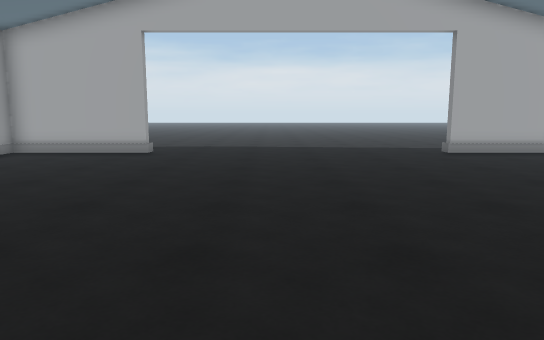
[1] (above)

17 first-person views from a walk through a 3-D level made in the Unity game engine. The camera is 1.3 m above the floor, tilts 8° down and sees 70° across. The floor is counted in squares, 1 m on a side. Each view is taken from the middle of a square. On the plan, view 1 faces up. The plan holds only what a view shows up to about 16 squares ahead; the rest is blank. The place goes on beyond the plan. The player character is not drawn.

[2]
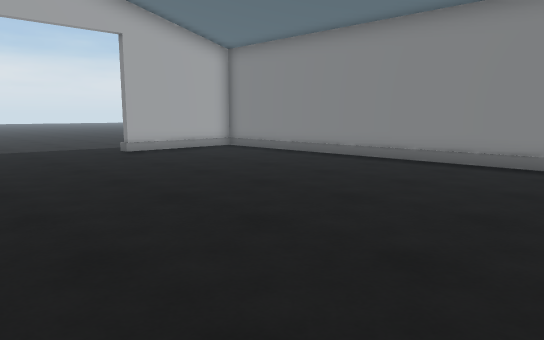

[3]
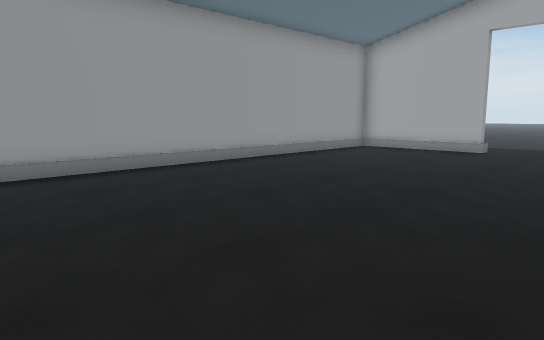

[4]
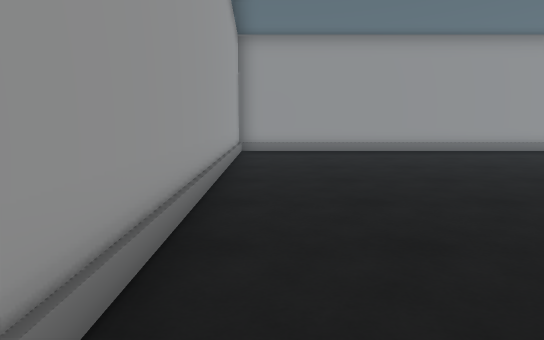

[5]
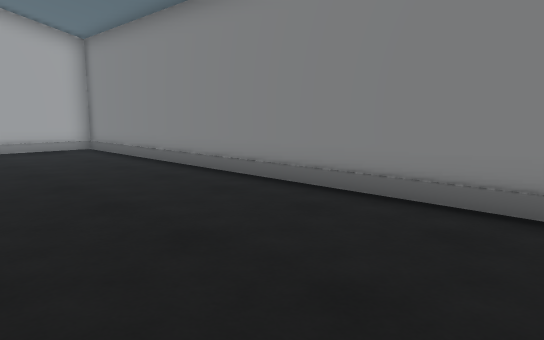

[6]
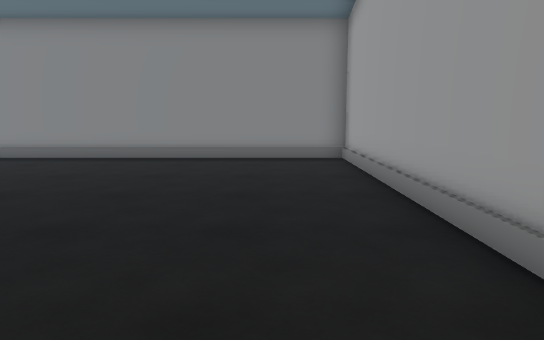

[7]
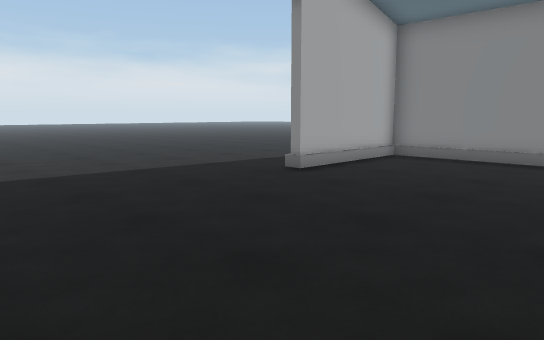

[8]
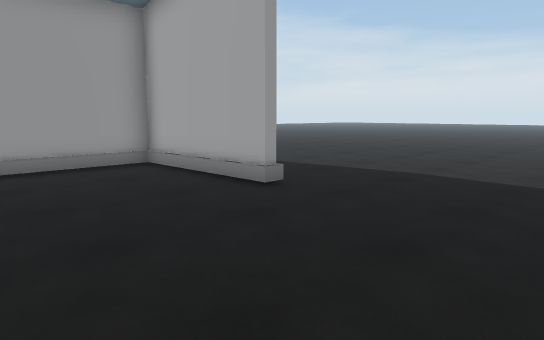

[9]
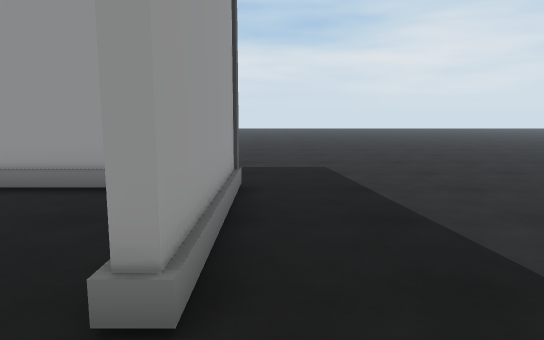

[10]
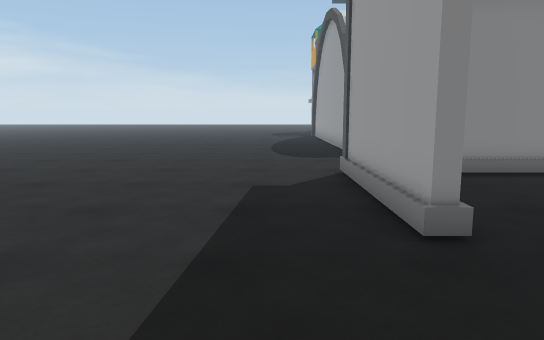

[11]
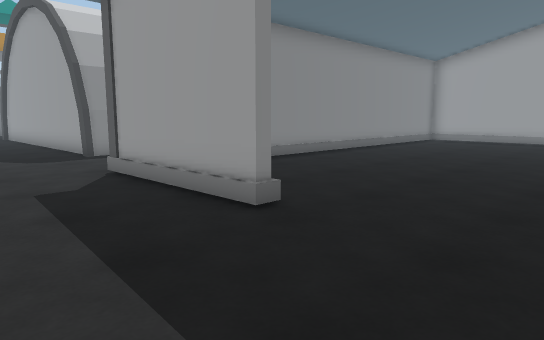

[12]
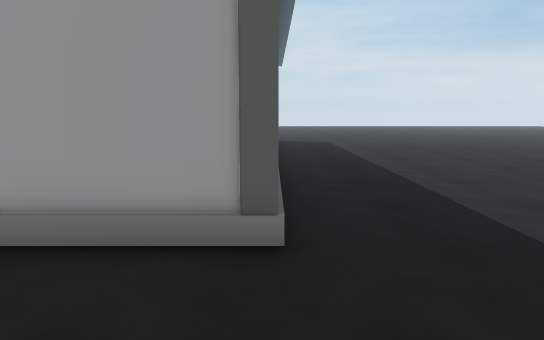

[13]
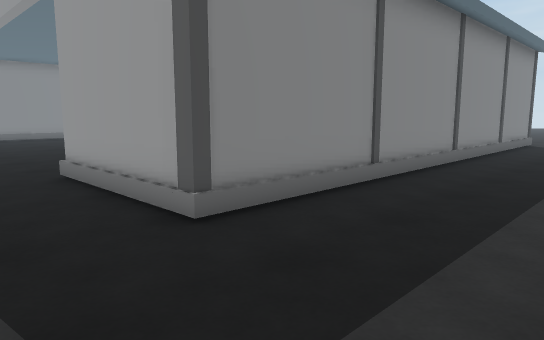

[14]
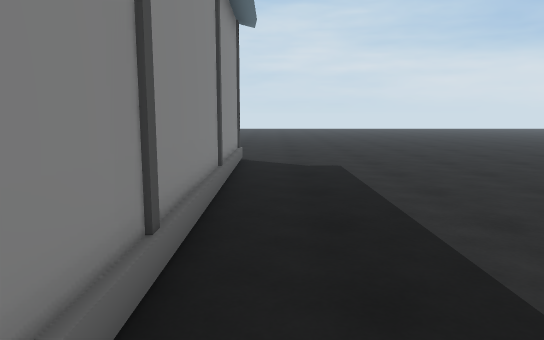

[15]
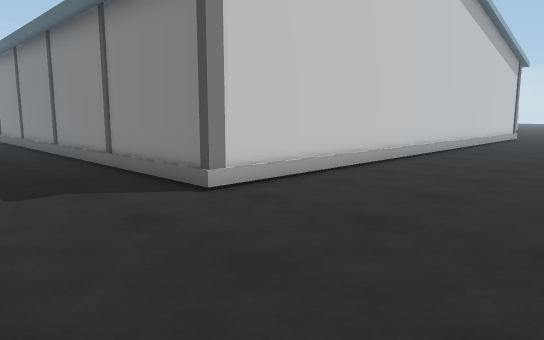

[16]
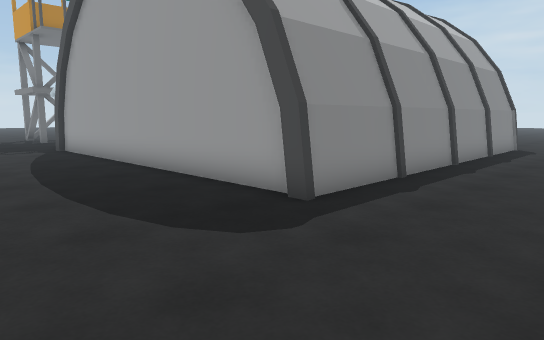

[17]
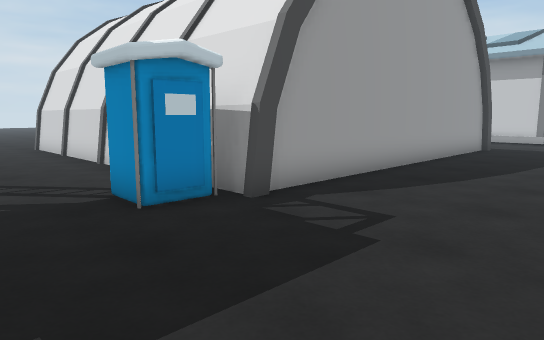

### Floor plan
Key: @ floor where view 1 was taken; # wall or solid block; . floor; O other object.
Columns run from 13 left of view 1 to 31 right of it. Each row starts with its distance up from view 1.
 17 ............. ..................            .
 16 .................................   .......
 15 ............................................
 14 ............................................
 13 ....#####..........######...................
 12 ....#...................#...O##OOOOOO##OOO..
 11 ....#...................#...O          OOO..
 10 ....#...................#...O          O ...
  9 ....#...................#...O          O ...
  8 ....#...................# ..O          O ..
  7 ....#...................# ..O          OO..
  6 ....#...................# ..O          OO..
  5 ....#...................# ..O          OO..
  4 ....#...................# ..O          OO..
  3 ....#...................#  .O          OO.
  2 ....#...................#  .O          OO.
  1 ....#...................#  .OOOO     OOOO.
  0 ....#........@..........#  .O           O.
 -1 ....#...................#  ..           ..
 -2 ....#...................#
 -3 ....#####################
 -4 ...................
 -5 ...................
 -6 ...................
 -7 ..............
 -8 .........
 -9 .

Positions as (right, up) in squares from view 1, and headings:
1: (0, 0), facing up
2: (0, 0), facing up-right
3: (0, -1), facing up-left
4: (5, -2), facing left
5: (5, -2), facing up-right
6: (-1, -1), facing right
7: (-1, 7), facing up-right
8: (1, 8), facing up-left
9: (-2, 14), facing left
10: (2, 15), facing right
11: (2, 17), facing down-right
12: (-9, 17), facing down
13: (-13, 16), facing down-right
14: (-10, 8), facing down
15: (-13, -9), facing up-right
16: (11, 17), facing down-right
17: (31, 17), facing down-left
